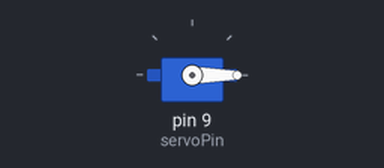
A sketch run on a simulated Arduino Uno, built with avr-gcc and run on an emulated ATmega328P. On the bench: servo. What the sketch prints to the serial monitor is not drawn.

Above: at 0.05 s.
At 1.5 s:
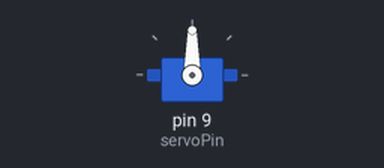
At 3.0 s:
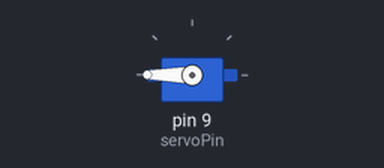
Timing chart, 0 to 6.9 s (numbered marks = the images above):
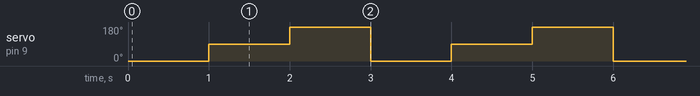

Measured:
- by itself, servo on pin 9 (servoPin): repeats every 3.0 s: 180° 1.0 s, 0° 1.0 s, 90° 1.0 s

The sketch:

arduino.ino
```cpp
#include <Servo.h>

Servo myServo;
int servoPin = 9;

void setup() {
  Serial.begin(9600);
  myServo.attach(servoPin);
  Serial.println("DS3218MG Digital Servo Ready");
}

void loop() {
  myServo.write(0);
  delay(1000);

  myServo.write(90);
  delay(1000);

  myServo.write(180);
  delay(1000);
}
```
